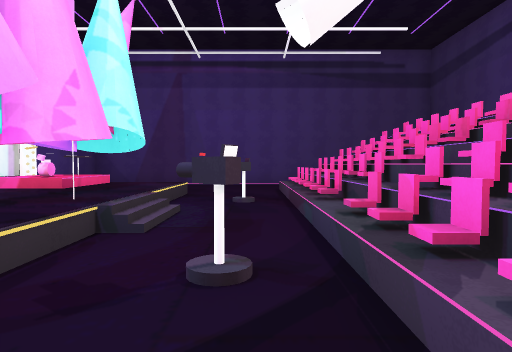
[1] (above)

18 first-person views from a walk through a scene from a Unity 3-D project. The camera is 1.5 m above the floor, tilts 2° down and sees 75° across. The floor is counted in squares, 2 m on a side. Each view is taken from the middle of a square. On the plan, view 1 faces up. The plan holds only what a view shows up to about 11 squares ahead; the rest is blank. The place goes on beyond the plan. Some surface patterns are stand-ins.

[2]
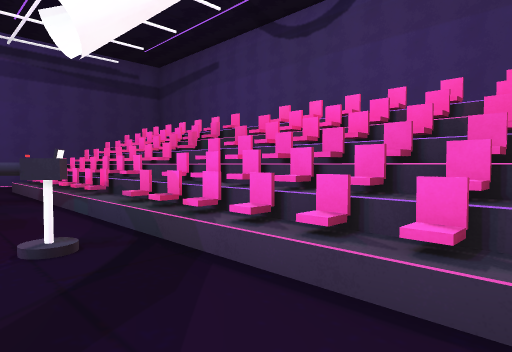

[3]
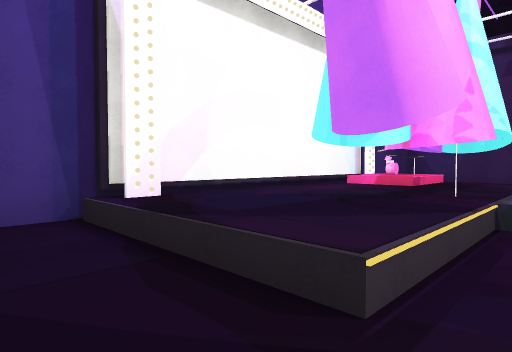

[4]
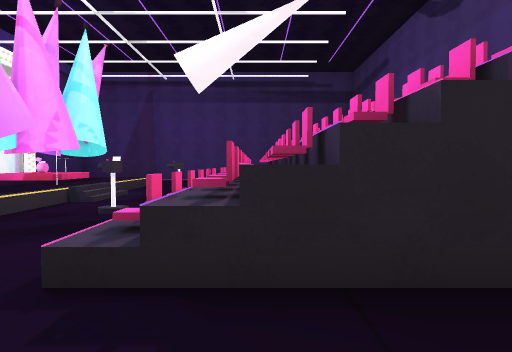

[5]
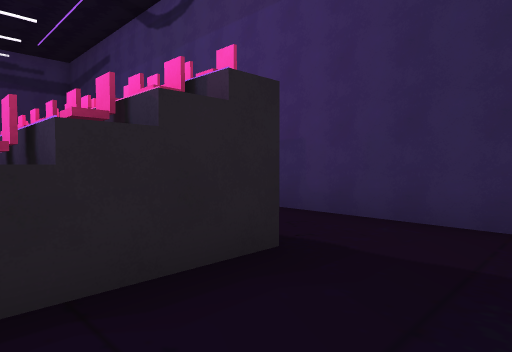

[6]
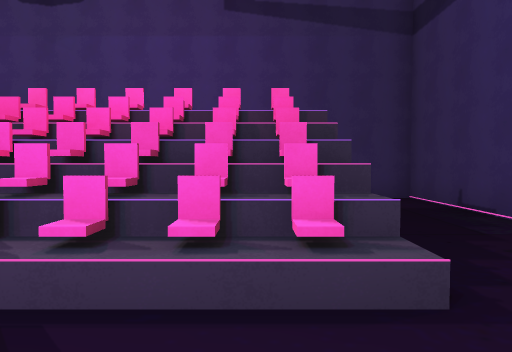

[7]
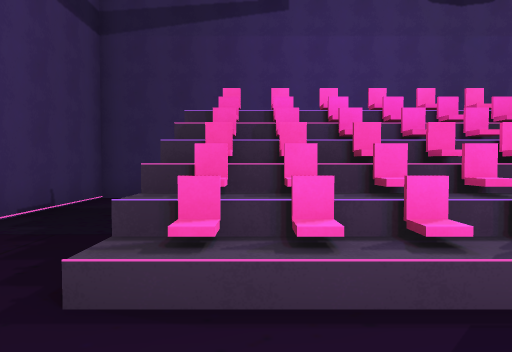

[8]
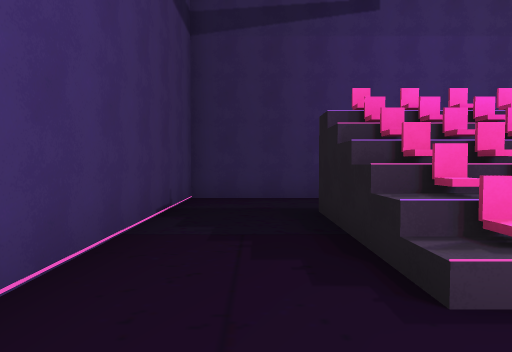

[9]
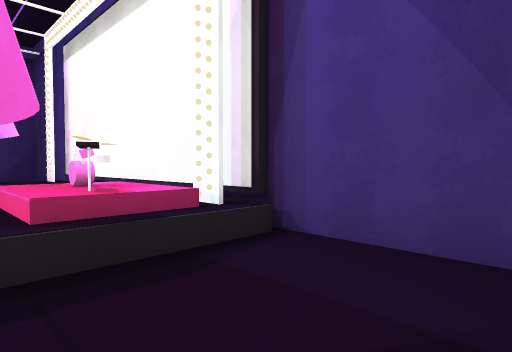

[10]
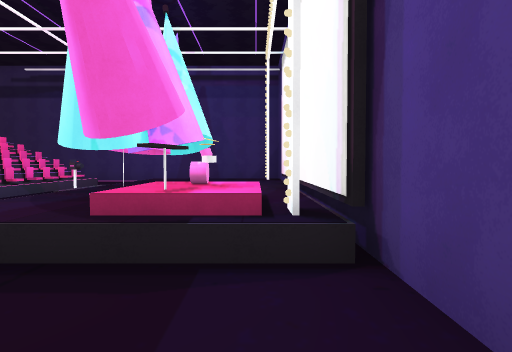

[11]
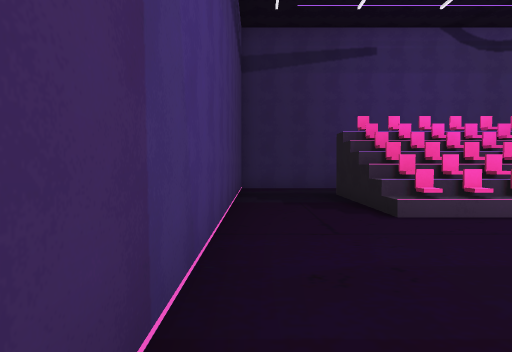

[12]
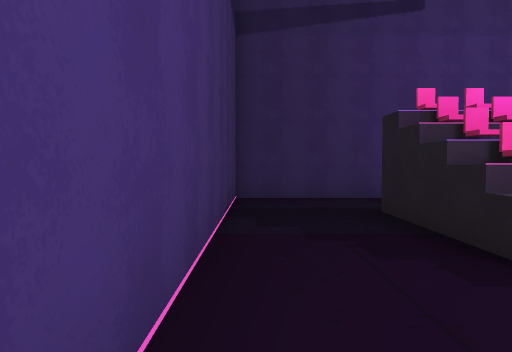

[13]
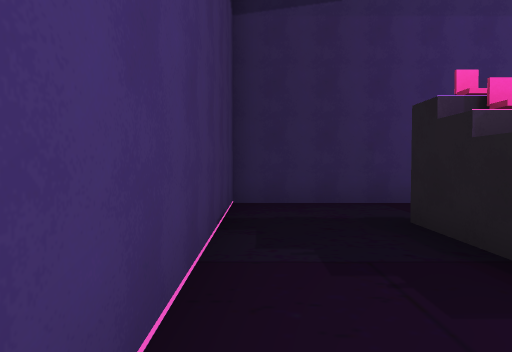

[14]
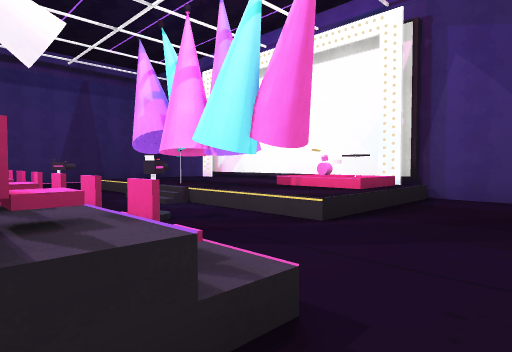

[15]
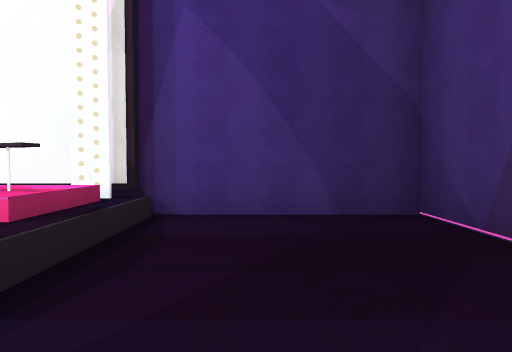

[16]
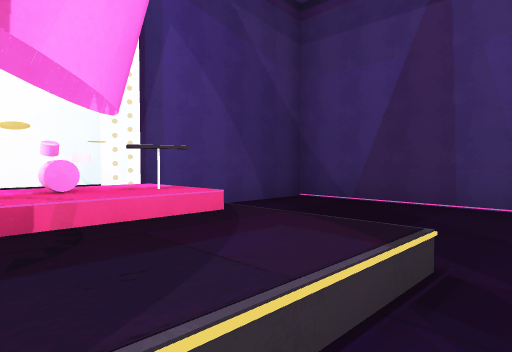

[17]
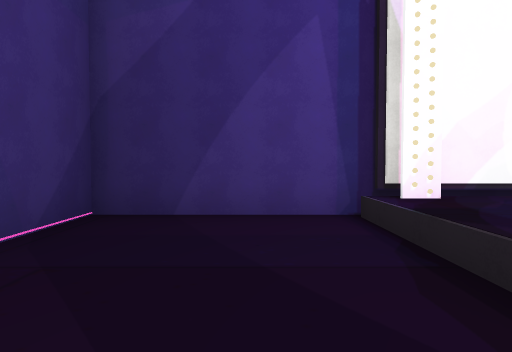

[18]
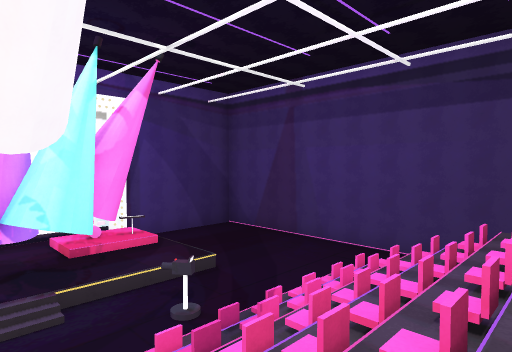

### Floor plan
Key: @ floor where view 1 was taken; # wall or solid block; . main floor; : floor 0.5 m higher than the main floor; + floor 3 m higher than the main floor; / step, stairs or slope; = window, fence, low wall or low ledge; O other object.
Columns run from 6 left of view 1 to 7 right of it. Each row starts with its distance up from view 1.
 13 ##############
 12 #............#
 11 #............#
 10 #....../=##..#
  9 #......===# .#
  8 #OO:=..===#
  7 #OO#=.O/==#
  6 #O###../==#
  5 #:##:/.===#
  4 #:###/.///+
  3 #:###..===#
  2 #::##.O===#
  1 ##===..===# .#
  0 #.....@/==#..#
 -1 #....../=##..#
 -2 #....  ......#
 -3 #...    .....#
 -4 ###       ####

Positions as (right, up) in squares from view 1, and headings:
1: (0, 0), facing up
2: (-1, -1), facing up-right
3: (-1, -1), facing up-left
4: (2, -3), facing up
5: (2, -3), facing up-right
6: (-1, 0), facing right
7: (-1, 9), facing right
8: (-1, 11), facing right
9: (-3, 11), facing down-left
10: (-5, 11), facing down
11: (-4, 12), facing right
12: (-1, 12), facing right
13: (0, 12), facing right
14: (2, 11), facing down-left
15: (-1, 10), facing left
16: (-1, 6), facing up-left
17: (-1, -1), facing left
18: (4, 4), facing up-left
